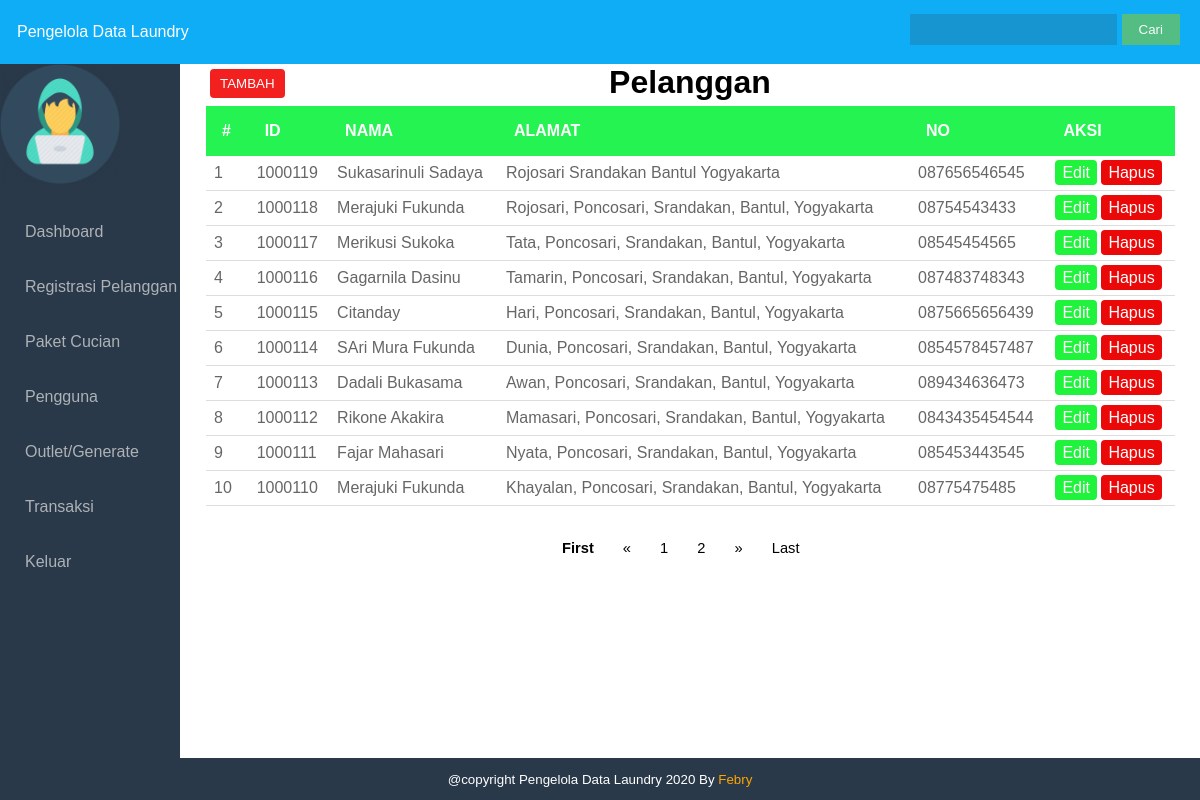
Screenshot of /laundry/admin/pelanggan.php?id_pelanggan=1000119 (signed in) with the database file from the repository.
### tables this page shows
CREATE TABLE `pelanggan` (
  `id_pelanggan` int(11) NOT NULL,
  `nama` varchar(30) NOT NULL,
  `alamat` varchar(50) NOT NULL,
  `tlpn` varchar(15) NOT NULL
);

### laundry/admin/pelanggan.php (the view, shortened to what this page needs)
<?php
    include 'security.php';
?>
<!DOCTYPE html>
<html>
<head>
    <link rel="stylesheet" type="text/css" href="style.css">
</head>
<body>
    <div class="wrapper">
        <div class="header">
            <?php include 'header.php'; ?>
        </div>
        <div class="badan">
            <div class="sidebar">
                <?php include 'sidebar.php'; ?>
            </div>
        <div class="content">
        <h1>Pelanggan</h1>
        <a href="#tambah" style="margin-left: 30px"><button class="btn-tambah">TAMBAH</button></a>
        <table class="table-line">
                <thead>
                    <tr>
                        <th>#</th>
                        <th>id</th>
                        <th>Nama</th>
                        <th>Alamat</th>
                        <th>NO</th>
                        <th>Aksi</th>
                    </tr>
                </thead>
                <tbody>
                <?php
                    $page = (isset($_GET['page']))? $_GET['page'] : 1;
                    $limit = 10;
                  $limit_start = ($page - 1) * $limit;
                    $no = $limit_start + 1;
                    $cari = $_POST['cari'];
                    if($cari != ''){
                        $result  = mysqli_query($koneksi, "SELECT * FROM pelanggan WHERE id_pelanggan LIKE '%$cari%' OR nama  LIKE '%$cari%'OR alamat LIKE '%$cari%' OR tlpn LIKE '%$cari%' LIMIT ".$limit_start.",".$limit." ");
                        }
                    else{
                        $result = mysqli_query($koneksi,"SELECT * FROM pelanggan ORDER BY pelanggan.id_pelanggan DESC LIMIT  ".$limit_start.",".$limit." ");
                        }
                    if(mysqli_num_rows($result)){
                    while($isi = mysqli_fetch_array($result) ){
                        ?>
                        <tr>
                            <td><?= $no++?></td>
                            <td><?= $isi['id_pelanggan']; ?></td>
                            <td><?= $isi['nama']; ?></td>
                            <td><?= $isi['alamat']; ?></td>
                            <td><?= $isi['tlpn']; ?></td>
                            <td>
                                <a href="pelanggan.php?id_pelanggan=<?php echo $isi['id_pelanggan']; ?>#edit"  value="id_pelanggan=<?= $isi['id_pelanggan']?>" class="btn-edit" >Edit</a>
                                <a role="button" href="pelanggan.php?id_pelanggan=<?php echo $isi['id_pelanggan']; ?>&act=delete" class="btn-hapus">Hapus</a>
                            </td>
                        </tr>
                    <?php }
                    }
                    else{
                        echo "<tr><td colspan='6'><p style='text-align: center'>Data Tidak Ditemukan</p></td></tr>";
                        }
                        ?>
                    </tbody>
                </table>
        <nav class="nav-button">
        <ul>
            <?php
                if($page == 1){
                ?>
                <li><a style="font-weight: bold;">First</a></li>
                <li><a href="#">&laquo;</a></li>
                <?php
                }else{
                $link_prev = ($page > 1)? $page - 1 : 1;
                ?>
                <li><a href="pelanggan.php?page=1">First</a></li>
                <li><a href="pelanggan.php?page=<?php echo $link_prev; ?>">&laquo;</a></li>
                <?php
                }
                ?>
                <?php
                $sql_jml = mysqli_query($koneksi, "SELECT COUNT(*) AS jumlah FROM pelanggan");
                $get_jumlah = mysqli_fetch_array($sql_jml);
                $jumlah_page = ceil($get_jumlah['jumlah'] / $limit);
                $jumlah_number = 3;
                $start_number = ($page > $jumlah_number)? $page - $jumlah_number : 1;
                $end_number = ($page < ($jumlah_page - $jumlah_number))? $page + $jumlah_number : $jumlah_page;
                for($i = $start_number; $i <= $end_number; $i++){
                $link_active = ($page == $i)? ' class="active"' : '';
                ?>
                <li <?php echo $link_active; ?>><a href="pelanggan.php?page=<?php echo $i; ?>"><?php echo $i; ?></a></li>
                <?php
                }
                ?>
                <?php
                if($page == $jumlah_page){
                ?>
                <li><a href="#">&raquo;</a></li>
                <li><a href="#">Last</a></li>
                <?php
                }else{
                $link_next = ($page < $jumlah_page)? $page + 1 : $jumlah_page;
                ?>
                <li><a href="pelanggan.php?page=<?php echo $link_next; ?>">&raquo;</a></li>
                <li><a href="pelanggan.php?page=<?php echo $jumlah_page; ?>">Last</a></li>
                <?php
                }
                ?>
            </ul>
        </nav>
            </div>
        <div class="footer">
            <p> @copyright Pengelola Data Laundry 2020 By<a target="_blank" href="https://www.instagram.com/official_febryardyansyah/" style="text-decoration:none; color:orange"> Febry</a></p>
        </div>
    </div>
</body>
</html>

### laundry/admin/style.css (style rules this page uses)
body { margin: 0; padding: 0; font-family: Arial, Helvetica, sans-serif; }
.header { background-color: #10adf7; position: fixed; top: 0; right: 0; left: 0; z-index: 1030; color: #ffffff; }
.wrapper { width: 100%; height: 100%; }
.badan { margin-top: 64px; width: 100%; height: 80%; }
.badan .sidebar { float: left; width: 15%; height: 900px; background:#293949; position: fixed; z-index: 1; left: 0; }
ul { padding: 0; margin-left: -1 0px; }
ul li { list-style: none; }
ul li a { text-decoration: none; color: #aeb2b7; display: block; padding: 19px 0px 18px 25px; transition: all 200ms ease-in; }
.badan .content { float: right; width: 85%; }
.content h1 { text-align: center ; padding: 0; margin: 0 0 -40px 0; }
.table-line { width: 95%; margin: 0 0 0 26px; border-collapse: collapse; }
.table-line th { background: #25f352; color: #ffffff; padding: 1em; text-align: left; text-transform: uppercase; }
.table-line td { border-bottom: 1px solid #DDDDDD; color: #666666; padding: 8px; }
.footer { width: 100%; background: #293949; color: #fff; position: absolute; bottom: 0px; }
.footer p { text-align: center; font-size: 10pt; }
.footer p a { text-decoration: none; }
.nav-button { margin-left: 35%; font-size: 11pt; margin-top: 6px; }
.nav-button ul li { display: inline-block; }
.nav-button ul li a { color: #000000; text-decoration: none; }
.btn-tambah { background-color: #f32020; color: white; padding: 7px 10px; margin: 8px 0; border: none; border-radius: 4px; cursor: pointer; }
.btn-hapus { background-color: #eb0808; color: white; padding: 4px 7px; margin: 8px 0; border: none; border-radius: 4px; text-decoration: none; }
.btn-edit { background-color: #20f33c; color: white; padding: 4px 7px; margin: 8px 0; border: none; border-radius: 4px; text-decoration: none; }

### rows the page displays
pelanggan: id_pelanggan "1000119", nama "Sukasarinuli Sadaya", alamat "Rojosari Srandakan Bantul Yogyakarta", tlpn "087656546545"
pelanggan: id_pelanggan "1000118", nama "Merajuki Fukunda", alamat "Rojosari, Poncosari, Srandakan, Bantul, Yogyakarta", tlpn "08754543433"
pelanggan: id_pelanggan "1000117", nama "Merikusi Sukoka", alamat "Tata, Poncosari, Srandakan, Bantul, Yogyakarta", tlpn "08545454565"
pelanggan: id_pelanggan "1000116", nama "Gagarnila Dasinu", alamat "Tamarin, Poncosari, Srandakan, Bantul, Yogyakarta", tlpn "087483748343"
pelanggan: id_pelanggan "1000115", nama "Citanday", alamat "Hari, Poncosari, Srandakan, Bantul, Yogyakarta", tlpn "0875665656439"
pelanggan: id_pelanggan "1000114", nama "SAri Mura Fukunda", alamat "Dunia, Poncosari, Srandakan, Bantul, Yogyakarta", tlpn "0854578457487"
pelanggan: id_pelanggan "1000113", nama "Dadali Bukasama", alamat "Awan, Poncosari, Srandakan, Bantul, Yogyakarta", tlpn "089434636473"
pelanggan: id_pelanggan "1000112", nama "Rikone Akakira", alamat "Mamasari, Poncosari, Srandakan, Bantul, Yogyakarta", tlpn "0843435454544"
pelanggan: id_pelanggan "1000111", nama "Fajar Mahasari", alamat "Nyata, Poncosari, Srandakan, Bantul, Yogyakarta", tlpn "085453443545"
pelanggan: id_pelanggan "1000110", nama "Merajuki Fukunda", alamat "Khayalan, Poncosari, Srandakan, Bantul, Yogyakarta", tlpn "08775475485"
